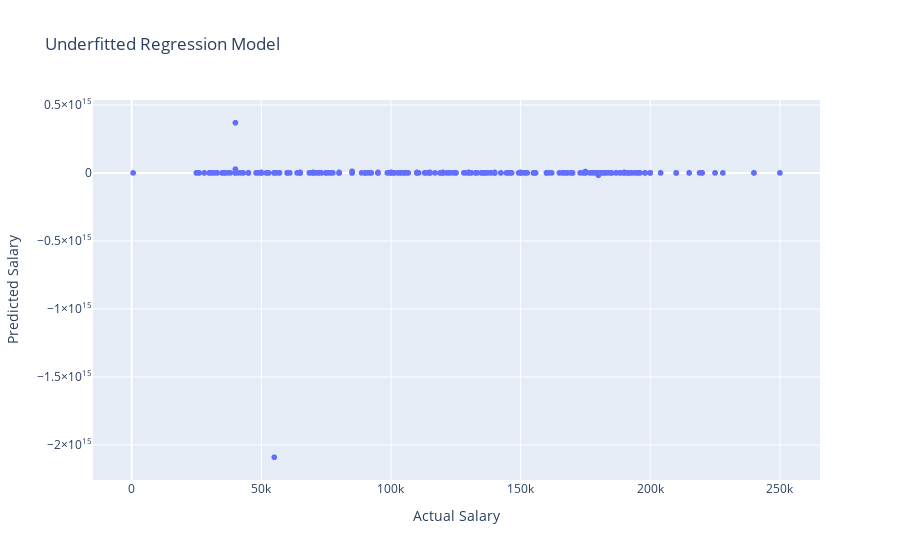

Notebook cell for this chart:
### Code cell
fig_reg = px.scatter(x=y_reg_test, y=y_reg_pred_underfit, labels={'x': 'Actual Salary', 'y': 'Predicted Salary'},
                     title='Underfitted Regression Model')
fig_reg.show()

### Figure 1 — Plotly figure (JSON) as saved in the notebook; plotly's stock layout.template omitted (floating-point values rounded to 4 significant figures; data arrays with more than 128 entries replaced by an {"elided": "..."} marker saying what was removed)
{"data": [{"hovertemplate": "Actual Salary=%{x}<br>Predicted Salary=%{y}<extra></extra>", "legendgroup": "", "marker": {"color": "#636efa", "symbol": "circle"}, "mode": "markers", "name": "", "showlegend": false, "type": "scattergl", "x": {"elided": "1340 int values"}, "xaxis": "x", "y": {"elided": "1340 int values"}, "yaxis": "y"}], "layout": {"legend": {"tracegroupgap": 0}, "title": {"text": "Underfitted Regression Model"}, "xaxis": {"anchor": "y", "domain": [0, 1], "title": {"text": "Actual Salary"}}, "yaxis": {"anchor": "x", "domain": [0, 1], "title": {"text": "Predicted Salary"}}}}
